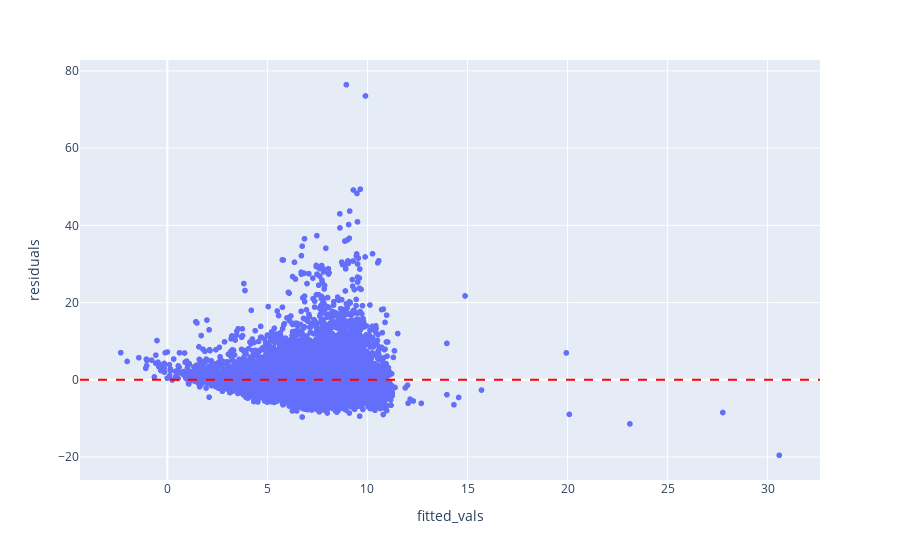

The notebook cell saved with this chart:
### Code cell
fig=px.scatter(df, x="fitted_vals", y="residuals")
fig.add_hline(y=0, line_dash="dash", line_color="red")
fig.show()

### Figure 1 — Plotly figure (JSON) as saved in the notebook; plotly's stock layout.template omitted (floating-point values rounded to 4 significant figures; data arrays with more than 128 entries replaced by an {"elided": "..."} marker saying what was removed)
{"data": [{"hovertemplate": "fitted_vals=%{x}<br>residuals=%{y}<extra></extra>", "legendgroup": "", "marker": {"color": "#636efa", "symbol": "circle"}, "mode": "markers", "name": "", "showlegend": false, "type": "scattergl", "x": {"elided": "19514 float values"}, "xaxis": "x", "y": {"elided": "19514 float values"}, "yaxis": "y"}], "layout": {"legend": {"tracegroupgap": 0}, "margin": {"t": 60}, "shapes": [{"line": {"color": "red", "dash": "dash"}, "type": "line", "x0": 0, "x1": 1, "xref": "x domain", "y0": 0, "y1": 0, "yref": "y"}], "xaxis": {"anchor": "y", "domain": [0, 1], "title": {"text": "fitted_vals"}}, "yaxis": {"anchor": "x", "domain": [0, 1], "title": {"text": "residuals"}}}}
